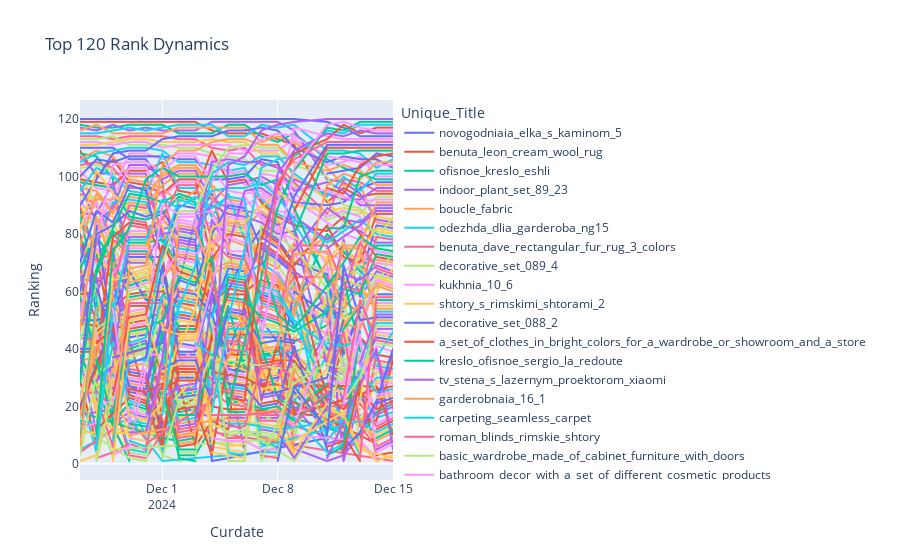

Notebook cell for this chart:
### Code cell
fig1 = px.line(data, x='Curdate', y='Ranking', color='Unique_Title', title='Top 120 Rank Dynamics')
fig1.show()
